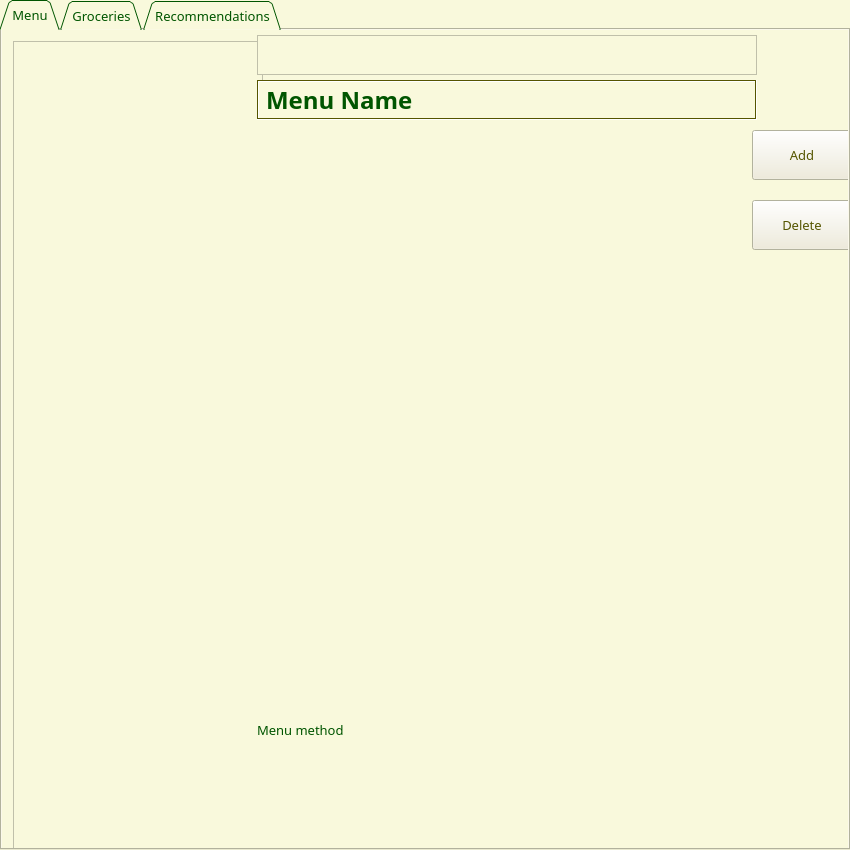
<?xml version="1.0" encoding="UTF-8"?>
<ui version="4.0">
 <class>ManagementApp</class>
 <widget class="QWidget" name="ManagementApp">
  <property name="geometry">
   <rect>
    <x>0</x>
    <y>0</y>
    <width>850</width>
    <height>850</height>
   </rect>
  </property>
  <property name="sizePolicy">
   <sizepolicy hsizetype="Fixed" vsizetype="Fixed">
    <horstretch>0</horstretch>
    <verstretch>0</verstretch>
   </sizepolicy>
  </property>
  <property name="minimumSize">
   <size>
    <width>850</width>
    <height>850</height>
   </size>
  </property>
  <property name="maximumSize">
   <size>
    <width>850</width>
    <height>850</height>
   </size>
  </property>
  <property name="font">
   <font>
    <family>Arial Black</family>
    <pointsize>10</pointsize>
   </font>
  </property>
  <property name="windowTitle">
   <string>Management App</string>
  </property>
  <property name="accessibleName">
   <string>Menu</string>
  </property>
  <property name="autoFillBackground">
   <bool>true</bool>
  </property>
  <layout class="QHBoxLayout">
   <property name="spacing">
    <number>0</number>
   </property>
   <property name="leftMargin">
    <number>0</number>
   </property>
   <property name="topMargin">
    <number>0</number>
   </property>
   <property name="rightMargin">
    <number>0</number>
   </property>
   <property name="bottomMargin">
    <number>0</number>
   </property>
   <item>
    <widget class="QTabWidget" name="mainTab">
     <property name="sizePolicy">
      <sizepolicy hsizetype="Minimum" vsizetype="Minimum">
       <horstretch>0</horstretch>
       <verstretch>0</verstretch>
      </sizepolicy>
     </property>
     <property name="minimumSize">
      <size>
       <width>850</width>
       <height>850</height>
      </size>
     </property>
     <property name="maximumSize">
      <size>
       <width>850</width>
       <height>850</height>
      </size>
     </property>
     <property name="palette">
      <palette>
       <active>
        <colorrole role="WindowText">
         <brush brushstyle="SolidPattern">
          <color alpha="255">
           <red>0</red>
           <green>85</green>
           <blue>0</blue>
          </color>
         </brush>
        </colorrole>
        <colorrole role="Button">
         <brush brushstyle="SolidPattern">
          <color alpha="255">
           <red>239</red>
           <green>235</green>
           <blue>215</blue>
          </color>
         </brush>
        </colorrole>
        <colorrole role="Light">
         <brush brushstyle="SolidPattern">
          <color alpha="255">
           <red>255</red>
           <green>255</green>
           <blue>255</blue>
          </color>
         </brush>
        </colorrole>
        <colorrole role="Midlight">
         <brush brushstyle="SolidPattern">
          <color alpha="255">
           <red>239</red>
           <green>235</green>
           <blue>215</blue>
          </color>
         </brush>
        </colorrole>
        <colorrole role="Dark">
         <brush brushstyle="SolidPattern">
          <color alpha="255">
           <red>85</red>
           <green>85</green>
           <blue>0</blue>
          </color>
         </brush>
        </colorrole>
        <colorrole role="Mid">
         <brush brushstyle="SolidPattern">
          <color alpha="255">
           <red>170</red>
           <green>170</green>
           <blue>127</blue>
          </color>
         </brush>
        </colorrole>
        <colorrole role="Text">
         <brush brushstyle="SolidPattern">
          <color alpha="255">
           <red>0</red>
           <green>85</green>
           <blue>0</blue>
          </color>
         </brush>
        </colorrole>
        <colorrole role="BrightText">
         <brush brushstyle="SolidPattern">
          <color alpha="255">
           <red>85</red>
           <green>170</green>
           <blue>0</blue>
          </color>
         </brush>
        </colorrole>
        <colorrole role="ButtonText">
         <brush brushstyle="SolidPattern">
          <color alpha="255">
           <red>85</red>
           <green>85</green>
           <blue>0</blue>
          </color>
         </brush>
        </colorrole>
        <colorrole role="Base">
         <brush brushstyle="SolidPattern">
          <color alpha="255">
           <red>249</red>
           <green>249</green>
           <blue>220</blue>
          </color>
         </brush>
        </colorrole>
        <colorrole role="Window">
         <brush brushstyle="SolidPattern">
          <color alpha="255">
           <red>249</red>
           <green>249</green>
           <blue>220</blue>
          </color>
         </brush>
        </colorrole>
        <colorrole role="Shadow">
         <brush brushstyle="SolidPattern">
          <color alpha="255">
           <red>170</red>
           <green>170</green>
           <blue>127</blue>
          </color>
         </brush>
        </colorrole>
        <colorrole role="Highlight">
         <brush brushstyle="SolidPattern">
          <color alpha="255">
           <red>103</red>
           <green>170</green>
           <blue>36</blue>
          </color>
         </brush>
        </colorrole>
        <colorrole role="HighlightedText">
         <brush brushstyle="SolidPattern">
          <color alpha="255">
           <red>255</red>
           <green>255</green>
           <blue>255</blue>
          </color>
         </brush>
        </colorrole>
        <colorrole role="Link">
         <brush brushstyle="SolidPattern">
          <color alpha="255">
           <red>0</red>
           <green>85</green>
           <blue>0</blue>
          </color>
         </brush>
        </colorrole>
        <colorrole role="LinkVisited">
         <brush brushstyle="SolidPattern">
          <color alpha="255">
           <red>85</red>
           <green>170</green>
           <blue>0</blue>
          </color>
         </brush>
        </colorrole>
        <colorrole role="AlternateBase">
         <brush brushstyle="SolidPattern">
          <color alpha="255">
           <red>247</red>
           <green>246</green>
           <blue>239</blue>
          </color>
         </brush>
        </colorrole>
        <colorrole role="ToolTipBase">
         <brush brushstyle="SolidPattern">
          <color alpha="255">
           <red>255</red>
           <green>255</green>
           <blue>220</blue>
          </color>
         </brush>
        </colorrole>
        <colorrole role="ToolTipText">
         <brush brushstyle="SolidPattern">
          <color alpha="255">
           <red>0</red>
           <green>0</green>
           <blue>0</blue>
          </color>
         </brush>
        </colorrole>
       </active>
       <inactive>
        <colorrole role="WindowText">
         <brush brushstyle="SolidPattern">
          <color alpha="255">
           <red>0</red>
           <green>85</green>
           <blue>0</blue>
          </color>
         </brush>
        </colorrole>
        <colorrole role="Button">
         <brush brushstyle="SolidPattern">
          <color alpha="255">
           <red>239</red>
           <green>235</green>
           <blue>215</blue>
          </color>
         </brush>
        </colorrole>
        <colorrole role="Light">
         <brush brushstyle="SolidPattern">
          <color alpha="255">
           <red>255</red>
           <green>255</green>
           <blue>255</blue>
          </color>
         </brush>
        </colorrole>
        <colorrole role="Midlight">
         <brush brushstyle="SolidPattern">
          <color alpha="255">
           <red>239</red>
           <green>235</green>
           <blue>215</blue>
          </color>
         </brush>
        </colorrole>
        <colorrole role="Dark">
         <brush brushstyle="SolidPattern">
          <color alpha="255">
           <red>85</red>
           <green>85</green>
           <blue>0</blue>
          </color>
         </brush>
        </colorrole>
        <colorrole role="Mid">
         <brush brushstyle="SolidPattern">
          <color alpha="255">
           <red>170</red>
           <green>170</green>
           <blue>127</blue>
          </color>
         </brush>
        </colorrole>
        <colorrole role="Text">
         <brush brushstyle="SolidPattern">
          <color alpha="255">
           <red>0</red>
           <green>85</green>
           <blue>0</blue>
          </color>
         </brush>
        </colorrole>
        <colorrole role="BrightText">
         <brush brushstyle="SolidPattern">
          <color alpha="255">
           <red>85</red>
           <green>170</green>
           <blue>0</blue>
          </color>
         </brush>
        </colorrole>
        <colorrole role="ButtonText">
         <brush brushstyle="SolidPattern">
          <color alpha="255">
           <red>85</red>
           <green>85</green>
           <blue>0</blue>
          </color>
         </brush>
        </colorrole>
        <colorrole role="Base">
         <brush brushstyle="SolidPattern">
          <color alpha="255">
           <red>249</red>
           <green>249</green>
           <blue>220</blue>
          </color>
         </brush>
        </colorrole>
        <colorrole role="Window">
         <brush brushstyle="SolidPattern">
          <color alpha="255">
           <red>249</red>
           <green>249</green>
           <blue>220</blue>
          </color>
         </brush>
        </colorrole>
        <colorrole role="Shadow">
         <brush brushstyle="SolidPattern">
          <color alpha="255">
           <red>170</red>
           <green>170</green>
           <blue>127</blue>
          </color>
         </brush>
        </colorrole>
        <colorrole role="Highlight">
         <brush brushstyle="SolidPattern">
          <color alpha="255">
           <red>103</red>
           <green>170</green>
           <blue>36</blue>
          </color>
         </brush>
        </colorrole>
        <colorrole role="HighlightedText">
         <brush brushstyle="SolidPattern">
          <color alpha="255">
           <red>255</red>
           <green>255</green>
           <blue>255</blue>
          </color>
         </brush>
        </colorrole>
        <colorrole role="Link">
         <brush brushstyle="SolidPattern">
          <color alpha="255">
           <red>0</red>
           <green>85</green>
           <blue>0</blue>
          </color>
         </brush>
        </colorrole>
        <colorrole role="LinkVisited">
         <brush brushstyle="SolidPattern">
          <color alpha="255">
           <red>85</red>
           <green>170</green>
           <blue>0</blue>
          </color>
         </brush>
        </colorrole>
        <colorrole role="AlternateBase">
         <brush brushstyle="SolidPattern">
          <color alpha="255">
           <red>247</red>
           <green>246</green>
           <blue>239</blue>
          </color>
         </brush>
        </colorrole>
        <colorrole role="ToolTipBase">
         <brush brushstyle="SolidPattern">
          <color alpha="255">
           <red>255</red>
           <green>255</green>
           <blue>220</blue>
          </color>
         </brush>
        </colorrole>
        <colorrole role="ToolTipText">
         <brush brushstyle="SolidPattern">
          <color alpha="255">
           <red>0</red>
           <green>0</green>
           <blue>0</blue>
          </color>
         </brush>
        </colorrole>
       </inactive>
       <disabled>
        <colorrole role="WindowText">
         <brush brushstyle="SolidPattern">
          <color alpha="255">
           <red>85</red>
           <green>85</green>
           <blue>0</blue>
          </color>
         </brush>
        </colorrole>
        <colorrole role="Button">
         <brush brushstyle="SolidPattern">
          <color alpha="255">
           <red>239</red>
           <green>235</green>
           <blue>215</blue>
          </color>
         </brush>
        </colorrole>
        <colorrole role="Light">
         <brush brushstyle="SolidPattern">
          <color alpha="255">
           <red>255</red>
           <green>255</green>
           <blue>255</blue>
          </color>
         </brush>
        </colorrole>
        <colorrole role="Midlight">
         <brush brushstyle="SolidPattern">
          <color alpha="255">
           <red>239</red>
           <green>235</green>
           <blue>215</blue>
          </color>
         </brush>
        </colorrole>
        <colorrole role="Dark">
         <brush brushstyle="SolidPattern">
          <color alpha="255">
           <red>85</red>
           <green>85</green>
           <blue>0</blue>
          </color>
         </brush>
        </colorrole>
        <colorrole role="Mid">
         <brush brushstyle="SolidPattern">
          <color alpha="255">
           <red>170</red>
           <green>170</green>
           <blue>127</blue>
          </color>
         </brush>
        </colorrole>
        <colorrole role="Text">
         <brush brushstyle="SolidPattern">
          <color alpha="255">
           <red>85</red>
           <green>85</green>
           <blue>0</blue>
          </color>
         </brush>
        </colorrole>
        <colorrole role="BrightText">
         <brush brushstyle="SolidPattern">
          <color alpha="255">
           <red>85</red>
           <green>170</green>
           <blue>0</blue>
          </color>
         </brush>
        </colorrole>
        <colorrole role="ButtonText">
         <brush brushstyle="SolidPattern">
          <color alpha="255">
           <red>85</red>
           <green>85</green>
           <blue>0</blue>
          </color>
         </brush>
        </colorrole>
        <colorrole role="Base">
         <brush brushstyle="SolidPattern">
          <color alpha="255">
           <red>249</red>
           <green>249</green>
           <blue>220</blue>
          </color>
         </brush>
        </colorrole>
        <colorrole role="Window">
         <brush brushstyle="SolidPattern">
          <color alpha="255">
           <red>249</red>
           <green>249</green>
           <blue>220</blue>
          </color>
         </brush>
        </colorrole>
        <colorrole role="Shadow">
         <brush brushstyle="SolidPattern">
          <color alpha="255">
           <red>170</red>
           <green>170</green>
           <blue>127</blue>
          </color>
         </brush>
        </colorrole>
        <colorrole role="Highlight">
         <brush brushstyle="SolidPattern">
          <color alpha="255">
           <red>0</red>
           <green>120</green>
           <blue>215</blue>
          </color>
         </brush>
        </colorrole>
        <colorrole role="HighlightedText">
         <brush brushstyle="SolidPattern">
          <color alpha="255">
           <red>255</red>
           <green>255</green>
           <blue>255</blue>
          </color>
         </brush>
        </colorrole>
        <colorrole role="Link">
         <brush brushstyle="SolidPattern">
          <color alpha="255">
           <red>0</red>
           <green>85</green>
           <blue>0</blue>
          </color>
         </brush>
        </colorrole>
        <colorrole role="LinkVisited">
         <brush brushstyle="SolidPattern">
          <color alpha="255">
           <red>85</red>
           <green>170</green>
           <blue>0</blue>
          </color>
         </brush>
        </colorrole>
        <colorrole role="AlternateBase">
         <brush brushstyle="SolidPattern">
          <color alpha="255">
           <red>247</red>
           <green>246</green>
           <blue>239</blue>
          </color>
         </brush>
        </colorrole>
        <colorrole role="ToolTipBase">
         <brush brushstyle="SolidPattern">
          <color alpha="255">
           <red>255</red>
           <green>255</green>
           <blue>220</blue>
          </color>
         </brush>
        </colorrole>
        <colorrole role="ToolTipText">
         <brush brushstyle="SolidPattern">
          <color alpha="255">
           <red>0</red>
           <green>0</green>
           <blue>0</blue>
          </color>
         </brush>
        </colorrole>
       </disabled>
      </palette>
     </property>
     <property name="autoFillBackground">
      <bool>true</bool>
     </property>
     <property name="tabShape">
      <enum>QTabWidget::Triangular</enum>
     </property>
     <property name="currentIndex">
      <number>0</number>
     </property>
     <widget class="QWidget" name="Menu">
      <property name="sizePolicy">
       <sizepolicy hsizetype="Maximum" vsizetype="Maximum">
        <horstretch>0</horstretch>
        <verstretch>0</verstretch>
       </sizepolicy>
      </property>
      <property name="maximumSize">
       <size>
        <width>1190</width>
        <height>990</height>
       </size>
      </property>
      <property name="autoFillBackground">
       <bool>true</bool>
      </property>
      <attribute name="title">
       <string>Menu</string>
      </attribute>
      <widget class="QWidget" name="horizontalLayoutWidget">
       <property name="geometry">
        <rect>
         <x>0</x>
         <y>0</y>
         <width>252</width>
         <height>852</height>
        </rect>
       </property>
       <layout class="QVBoxLayout" name="verticalLayout">
        <property name="spacing">
         <number>0</number>
        </property>
        <property name="sizeConstraint">
         <enum>QLayout::SetFixedSize</enum>
        </property>
        <item>
         <widget class="QScrollArea" name="scrollForMenu">
          <property name="sizePolicy">
           <sizepolicy hsizetype="Fixed" vsizetype="Fixed">
            <horstretch>0</horstretch>
            <verstretch>0</verstretch>
           </sizepolicy>
          </property>
          <property name="minimumSize">
           <size>
            <width>250</width>
            <height>850</height>
           </size>
          </property>
          <property name="maximumSize">
           <size>
            <width>250</width>
            <height>850</height>
           </size>
          </property>
          <property name="autoFillBackground">
           <bool>true</bool>
          </property>
          <property name="widgetResizable">
           <bool>true</bool>
          </property>
          <widget class="QWidget" name="scrollAreaWidgetContents">
           <property name="geometry">
            <rect>
             <x>0</x>
             <y>0</y>
             <width>248</width>
             <height>848</height>
            </rect>
           </property>
           <property name="sizePolicy">
            <sizepolicy hsizetype="Preferred" vsizetype="Preferred">
             <horstretch>0</horstretch>
             <verstretch>0</verstretch>
            </sizepolicy>
           </property>
          </widget>
         </widget>
        </item>
       </layout>
      </widget>
      <widget class="QPushButton" name="deleteMenuBtn">
       <property name="geometry">
        <rect>
         <x>750</x>
         <y>170</y>
         <width>100</width>
         <height>50</height>
        </rect>
       </property>
       <property name="minimumSize">
        <size>
         <width>100</width>
         <height>50</height>
        </size>
       </property>
       <property name="maximumSize">
        <size>
         <width>100</width>
         <height>50</height>
        </size>
       </property>
       <property name="text">
        <string>Delete</string>
       </property>
      </widget>
      <widget class="QTextEdit" name="searchBox_M">
       <property name="geometry">
        <rect>
         <x>255</x>
         <y>5</y>
         <width>500</width>
         <height>40</height>
        </rect>
       </property>
       <property name="readOnly">
        <bool>false</bool>
       </property>
      </widget>
      <widget class="QLabel" name="menuName">
       <property name="geometry">
        <rect>
         <x>255</x>
         <y>50</y>
         <width>500</width>
         <height>40</height>
        </rect>
       </property>
       <property name="font">
        <font>
         <pointsize>18</pointsize>
         <weight>75</weight>
         <bold>true</bold>
        </font>
       </property>
       <property name="autoFillBackground">
        <bool>true</bool>
       </property>
       <property name="frameShape">
        <enum>QFrame::Box</enum>
       </property>
       <property name="frameShadow">
        <enum>QFrame::Sunken</enum>
       </property>
       <property name="text">
        <string>Menu Name</string>
       </property>
      </widget>
      <widget class="QLabel" name="menuMethod">
       <property name="geometry">
        <rect>
         <x>255</x>
         <y>550</y>
         <width>500</width>
         <height>300</height>
        </rect>
       </property>
       <property name="sizePolicy">
        <sizepolicy hsizetype="Fixed" vsizetype="Fixed">
         <horstretch>0</horstretch>
         <verstretch>0</verstretch>
        </sizepolicy>
       </property>
       <property name="minimumSize">
        <size>
         <width>0</width>
         <height>300</height>
        </size>
       </property>
       <property name="maximumSize">
        <size>
         <width>16777215</width>
         <height>16777213</height>
        </size>
       </property>
       <property name="autoFillBackground">
        <bool>true</bool>
       </property>
       <property name="locale">
        <locale language="English" country="UnitedStates"/>
       </property>
       <property name="text">
        <string>Menu method</string>
       </property>
      </widget>
      <widget class="QPushButton" name="addMenuBtn">
       <property name="geometry">
        <rect>
         <x>750</x>
         <y>100</y>
         <width>100</width>
         <height>50</height>
        </rect>
       </property>
       <property name="minimumSize">
        <size>
         <width>100</width>
         <height>50</height>
        </size>
       </property>
       <property name="maximumSize">
        <size>
         <width>100</width>
         <height>50</height>
        </size>
       </property>
       <property name="palette">
        <palette>
         <active>
          <colorrole role="Light">
           <brush brushstyle="SolidPattern">
            <color alpha="255">
             <red>163</red>
             <green>200</green>
             <blue>98</blue>
            </color>
           </brush>
          </colorrole>
          <colorrole role="HighlightedText">
           <brush brushstyle="SolidPattern">
            <color alpha="255">
             <red>163</red>
             <green>200</green>
             <blue>98</blue>
            </color>
           </brush>
          </colorrole>
          <colorrole role="AlternateBase">
           <brush brushstyle="SolidPattern">
            <color alpha="255">
             <red>163</red>
             <green>200</green>
             <blue>98</blue>
            </color>
           </brush>
          </colorrole>
         </active>
         <inactive>
          <colorrole role="Light">
           <brush brushstyle="SolidPattern">
            <color alpha="255">
             <red>163</red>
             <green>200</green>
             <blue>98</blue>
            </color>
           </brush>
          </colorrole>
          <colorrole role="HighlightedText">
           <brush brushstyle="SolidPattern">
            <color alpha="255">
             <red>163</red>
             <green>200</green>
             <blue>98</blue>
            </color>
           </brush>
          </colorrole>
          <colorrole role="AlternateBase">
           <brush brushstyle="SolidPattern">
            <color alpha="255">
             <red>163</red>
             <green>200</green>
             <blue>98</blue>
            </color>
           </brush>
          </colorrole>
         </inactive>
         <disabled>
          <colorrole role="Light">
           <brush brushstyle="SolidPattern">
            <color alpha="255">
             <red>163</red>
             <green>200</green>
             <blue>98</blue>
            </color>
           </brush>
          </colorrole>
          <colorrole role="HighlightedText">
           <brush brushstyle="SolidPattern">
            <color alpha="255">
             <red>163</red>
             <green>200</green>
             <blue>98</blue>
            </color>
           </brush>
          </colorrole>
          <colorrole role="AlternateBase">
           <brush brushstyle="SolidPattern">
            <color alpha="255">
             <red>163</red>
             <green>200</green>
             <blue>98</blue>
            </color>
           </brush>
          </colorrole>
         </disabled>
        </palette>
       </property>
       <property name="text">
        <string>Add</string>
       </property>
      </widget>
      <widget class="QLabel" name="methodPic">
       <property name="geometry">
        <rect>
         <x>255</x>
         <y>90</y>
         <width>500</width>
         <height>460</height>
        </rect>
       </property>
       <property name="sizePolicy">
        <sizepolicy hsizetype="Preferred" vsizetype="Preferred">
         <horstretch>0</horstretch>
         <verstretch>0</verstretch>
        </sizepolicy>
       </property>
       <property name="minimumSize">
        <size>
         <width>0</width>
         <height>148</height>
        </size>
       </property>
       <property name="maximumSize">
        <size>
         <width>500</width>
         <height>460</height>
        </size>
       </property>
       <property name="autoFillBackground">
        <bool>true</bool>
       </property>
       <property name="text">
        <string/>
       </property>
      </widget>
      <zorder>horizontalLayoutWidget</zorder>
      <zorder>searchBox_M</zorder>
      <zorder>menuName</zorder>
      <zorder>menuMethod</zorder>
      <zorder>methodPic</zorder>
      <zorder>addMenuBtn</zorder>
      <zorder>deleteMenuBtn</zorder>
     </widget>
     <widget class="QWidget" name="Groceries">
      <property name="autoFillBackground">
       <bool>true</bool>
      </property>
      <attribute name="title">
       <string>Groceries</string>
      </attribute>
      <widget class="QScrollArea" name="scrollArea_2">
       <property name="geometry">
        <rect>
         <x>0</x>
         <y>0</y>
         <width>250</width>
         <height>850</height>
        </rect>
       </property>
       <property name="sizePolicy">
        <sizepolicy hsizetype="Fixed" vsizetype="Fixed">
         <horstretch>0</horstretch>
         <verstretch>0</verstretch>
        </sizepolicy>
       </property>
       <property name="minimumSize">
        <size>
         <width>250</width>
         <height>850</height>
        </size>
       </property>
       <property name="maximumSize">
        <size>
         <width>250</width>
         <height>850</height>
        </size>
       </property>
       <property name="widgetResizable">
        <bool>true</bool>
       </property>
       <widget class="QWidget" name="scrollForGrocery">
        <property name="geometry">
         <rect>
          <x>0</x>
          <y>0</y>
          <width>248</width>
          <height>848</height>
         </rect>
        </property>
        <property name="sizePolicy">
         <sizepolicy hsizetype="Fixed" vsizetype="MinimumExpanding">
          <horstretch>0</horstretch>
          <verstretch>0</verstretch>
         </sizepolicy>
        </property>
        <property name="minimumSize">
         <size>
          <width>248</width>
          <height>0</height>
         </size>
        </property>
        <property name="maximumSize">
         <size>
          <width>16777214</width>
          <height>16777215</height>
         </size>
        </property>
       </widget>
      </widget>
      <widget class="QLabel" name="groceryName">
       <property name="geometry">
        <rect>
         <x>250</x>
         <y>50</y>
         <width>500</width>
         <height>40</height>
        </rect>
       </property>
       <property name="sizePolicy">
        <sizepolicy hsizetype="Fixed" vsizetype="Fixed">
         <horstretch>0</horstretch>
         <verstretch>0</verstretch>
        </sizepolicy>
       </property>
       <property name="font">
        <font>
         <pointsize>18</pointsize>
         <weight>75</weight>
         <bold>true</bold>
        </font>
       </property>
       <property name="autoFillBackground">
        <bool>true</bool>
       </property>
       <property name="text">
        <string>Grocery Name</string>
       </property>
      </widget>
      <widget class="QTextBrowser" name="searchBox_G">
       <property name="geometry">
        <rect>
         <x>250</x>
         <y>5</y>
         <width>500</width>
         <height>40</height>
        </rect>
       </property>
       <property name="sizePolicy">
        <sizepolicy hsizetype="Fixed" vsizetype="Fixed">
         <horstretch>0</horstretch>
         <verstretch>0</verstretch>
        </sizepolicy>
       </property>
      </widget>
      <widget class="QGraphicsView" name="searchIcon_G">
       <property name="geometry">
        <rect>
         <x>1150</x>
         <y>15</y>
         <width>20</width>
         <height>20</height>
        </rect>
       </property>
       <property name="sizePolicy">
        <sizepolicy hsizetype="Fixed" vsizetype="Fixed">
         <horstretch>0</horstretch>
         <verstretch>0</verstretch>
        </sizepolicy>
       </property>
      </widget>
      <widget class="QLabel" name="groceryInfo">
       <property name="geometry">
        <rect>
         <x>250</x>
         <y>90</y>
         <width>500</width>
         <height>850</height>
        </rect>
       </property>
       <property name="sizePolicy">
        <sizepolicy hsizetype="Fixed" vsizetype="Fixed">
         <horstretch>0</horstretch>
         <verstretch>0</verstretch>
        </sizepolicy>
       </property>
       <property name="autoFillBackground">
        <bool>true</bool>
       </property>
       <property name="text">
        <string>Grocery Information</string>
       </property>
      </widget>
      <widget class="QPushButton" name="addGroceryBtn">
       <property name="geometry">
        <rect>
         <x>750</x>
         <y>100</y>
         <width>100</width>
         <height>50</height>
        </rect>
       </property>
       <property name="sizePolicy">
        <sizepolicy hsizetype="Preferred" vsizetype="Fixed">
         <horstretch>0</horstretch>
         <verstretch>0</verstretch>
        </sizepolicy>
       </property>
       <property name="minimumSize">
        <size>
         <width>100</width>
         <height>50</height>
        </size>
       </property>
       <property name="maximumSize">
        <size>
         <width>100</width>
         <height>50</height>
        </size>
       </property>
       <property name="text">
        <string>Add</string>
       </property>
      </widget>
      <widget class="QPushButton" name="editGroceryBtn">
       <property name="geometry">
        <rect>
         <x>750</x>
         <y>170</y>
         <width>100</width>
         <height>50</height>
        </rect>
       </property>
       <property name="sizePolicy">
        <sizepolicy hsizetype="Preferred" vsizetype="Fixed">
         <horstretch>0</horstretch>
         <verstretch>0</verstretch>
        </sizepolicy>
       </property>
       <property name="minimumSize">
        <size>
         <width>100</width>
         <height>50</height>
        </size>
       </property>
       <property name="maximumSize">
        <size>
         <width>100</width>
         <height>50</height>
        </size>
       </property>
       <property name="text">
        <string>Edit</string>
       </property>
      </widget>
      <widget class="QPushButton" name="deleteGroceryBtn">
       <property name="geometry">
        <rect>
         <x>750</x>
         <y>240</y>
         <width>100</width>
         <height>50</height>
        </rect>
       </property>
       <property name="sizePolicy">
        <sizepolicy hsizetype="Preferred" vsizetype="Fixed">
         <horstretch>0</horstretch>
         <verstretch>0</verstretch>
        </sizepolicy>
       </property>
       <property name="minimumSize">
        <size>
         <width>100</width>
         <height>50</height>
        </size>
       </property>
       <property name="maximumSize">
        <size>
         <width>100</width>
         <height>50</height>
        </size>
       </property>
       <property name="text">
        <string>Delete</string>
       </property>
      </widget>
     </widget>
     <widget class="QWidget" name="Recommendations">
      <property name="autoFillBackground">
       <bool>true</bool>
      </property>
      <attribute name="title">
       <string>Recommendations</string>
      </attribute>
      <widget class="QScrollArea" name="scrollArea_3">
       <property name="geometry">
        <rect>
         <x>0</x>
         <y>0</y>
         <width>250</width>
         <height>1000</height>
        </rect>
       </property>
       <property name="sizePolicy">
        <sizepolicy hsizetype="Fixed" vsizetype="Fixed">
         <horstretch>0</horstretch>
         <verstretch>0</verstretch>
        </sizepolicy>
       </property>
       <property name="minimumSize">
        <size>
         <width>250</width>
         <height>1000</height>
        </size>
       </property>
       <property name="maximumSize">
        <size>
         <width>250</width>
         <height>1000</height>
        </size>
       </property>
       <property name="widgetResizable">
        <bool>true</bool>
       </property>
       <widget class="QWidget" name="scrollForRec">
        <property name="geometry">
         <rect>
          <x>0</x>
          <y>0</y>
          <width>248</width>
          <height>998</height>
         </rect>
        </property>
       </widget>
      </widget>
      <widget class="QLabel" name="recMenuName">
       <property name="geometry">
        <rect>
         <x>250</x>
         <y>0</y>
         <width>500</width>
         <height>50</height>
        </rect>
       </property>
       <property name="font">
        <font>
         <pointsize>18</pointsize>
         <weight>75</weight>
         <bold>true</bold>
        </font>
       </property>
       <property name="autoFillBackground">
        <bool>true</bool>
       </property>
       <property name="frameShape">
        <enum>QFrame::Box</enum>
       </property>
       <property name="frameShadow">
        <enum>QFrame::Sunken</enum>
       </property>
       <property name="text">
        <string>Menu Name</string>
       </property>
      </widget>
      <widget class="QLabel" name="recMenuMethod">
       <property name="geometry">
        <rect>
         <x>250</x>
         <y>550</y>
         <width>500</width>
         <height>300</height>
        </rect>
       </property>
       <property name="autoFillBackground">
        <bool>true</bool>
       </property>
       <property name="text">
        <string>Menu method</string>
       </property>
      </widget>
      <widget class="QPushButton" name="refreshRecBtn">
       <property name="geometry">
        <rect>
         <x>750</x>
         <y>70</y>
         <width>100</width>
         <height>50</height>
        </rect>
       </property>
       <property name="sizePolicy">
        <sizepolicy hsizetype="Fixed" vsizetype="Fixed">
         <horstretch>0</horstretch>
         <verstretch>0</verstretch>
        </sizepolicy>
       </property>
       <property name="minimumSize">
        <size>
         <width>100</width>
         <height>50</height>
        </size>
       </property>
       <property name="maximumSize">
        <size>
         <width>100</width>
         <height>50</height>
        </size>
       </property>
       <property name="text">
        <string>Refresh</string>
       </property>
      </widget>
      <widget class="QPushButton" name="applyRecBtn">
       <property name="geometry">
        <rect>
         <x>750</x>
         <y>140</y>
         <width>100</width>
         <height>50</height>
        </rect>
       </property>
       <property name="sizePolicy">
        <sizepolicy hsizetype="Preferred" vsizetype="Fixed">
         <horstretch>0</horstretch>
         <verstretch>0</verstretch>
        </sizepolicy>
       </property>
       <property name="minimumSize">
        <size>
         <width>100</width>
         <height>50</height>
        </size>
       </property>
       <property name="maximumSize">
        <size>
         <width>100</width>
         <height>50</height>
        </size>
       </property>
       <property name="text">
        <string>Apply</string>
       </property>
      </widget>
      <widget class="QLabel" name="recMethodPic">
       <property name="geometry">
        <rect>
         <x>250</x>
         <y>50</y>
         <width>500</width>
         <height>291</height>
        </rect>
       </property>
       <property name="sizePolicy">
        <sizepolicy hsizetype="Preferred" vsizetype="Preferred">
         <horstretch>0</horstretch>
         <verstretch>0</verstretch>
        </sizepolicy>
       </property>
       <property name="maximumSize">
        <size>
         <width>16777215</width>
         <height>500</height>
        </size>
       </property>
       <property name="autoFillBackground">
        <bool>true</bool>
       </property>
       <property name="text">
        <string/>
       </property>
      </widget>
      <zorder>scrollArea_3</zorder>
      <zorder>recMenuName</zorder>
      <zorder>recMenuMethod</zorder>
      <zorder>recMethodPic</zorder>
      <zorder>refreshRecBtn</zorder>
      <zorder>applyRecBtn</zorder>
     </widget>
    </widget>
   </item>
  </layout>
 </widget>
 <layoutdefault spacing="7" margin="11"/>
 <resources/>
 <connections/>
 <designerdata>
  <property name="gridDeltaX">
   <number>10</number>
  </property>
  <property name="gridDeltaY">
   <number>10</number>
  </property>
  <property name="gridSnapX">
   <bool>true</bool>
  </property>
  <property name="gridSnapY">
   <bool>true</bool>
  </property>
  <property name="gridVisible">
   <bool>true</bool>
  </property>
 </designerdata>
</ui>
